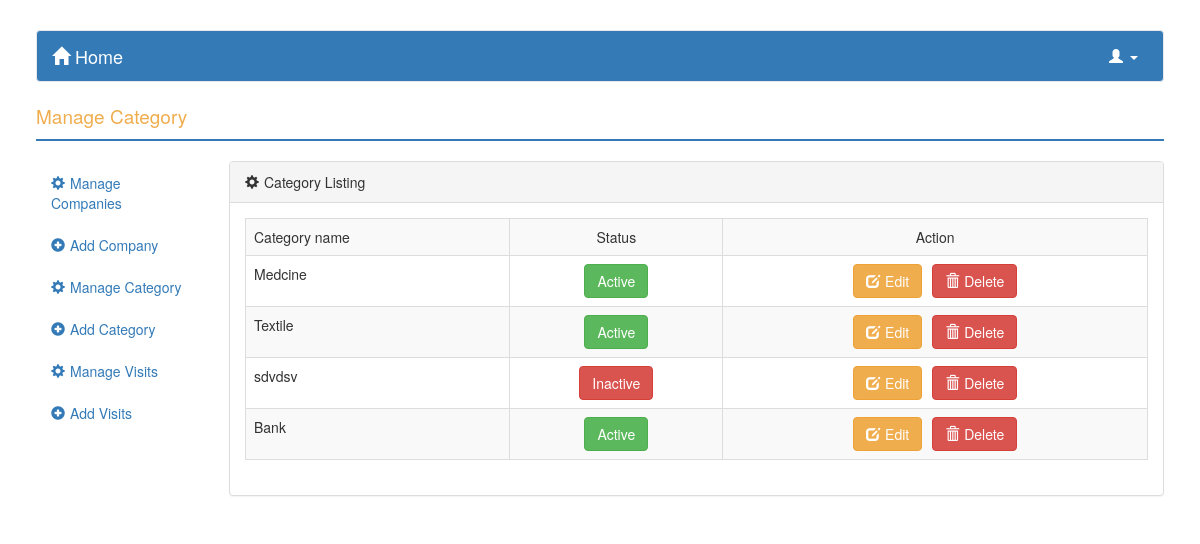
The page /admin/pages/modul.php (signed in) on the database its author committed.
### tables this page shows
CREATE TABLE IF NOT EXISTS `category` (
  `category_id` int(11) NOT NULL AUTO_INCREMENT,
  `category_name` varchar(100) NOT NULL,
  `category_status` int(11) NOT NULL,
  PRIMARY KEY (`category_id`)
);

### www/admin/contents/modul_content.php (the view, shortened to what this page needs)
<div class="panel panel-default">
  <div class="panel-heading"><span class="glyphicon glyphicon-cog" style="padding-right: 5px;"></span>Category Listing</div>
  <div class="panel-body">
      <table class='table table-striped table table-bordered'>
      <tr>
      <td>Category name</td>
      <td align="center">Status</td>
      <td align="center">Action</td>
      </tr>
<?php
     $category=mysql_query("SELECT * FROM category");
     while($res_cat=mysql_fetch_array($category))
     {
     echo "<tr><td>".iconv('Windows-1251', 'UTF-8', $res_cat['category_name'])."</td><td align='center'>";
             if($res_cat['category_status']==0)
             {
                 ?>
      <button type="button" class="btn btn-success">Active</button>
      <?php
             }
 else {
     ?>
      <button type="button" class="btn btn-danger">Inactive</button>
      <?php
 }
                 echo "</td>"
             . "<td align='center'><a style='padding-right:10px;' href='modul.php?event=edit&id=".$res_cat['category_id']."'><button type='button' class='btn btn-warning'><span class='glyphicon glyphicon-edit' style='padding-right:5px;'></span>Edit</button><a/>"
             . "<a href='event.php?event=delete&id=".$res_cat['category_id']."' onclick='return confirmDelete();'><button type='button' class='btn btn-danger'><span class='glyphicon glyphicon-trash' style='padding-right:5px;'></span>Delete</button></a></td></tr>";
     }
     ?>
     </table></div></div>

### www/css/style.css (style rules this page uses)
.table { font-size: 14px; }

### rows shown on the page
category: category_name "Medcine", category_status "Active"
category: category_name "Textile", category_status "Active"
category: category_name "sdvdsv", category_status "Inactive"
category: category_name "Bank", category_status "Active"
